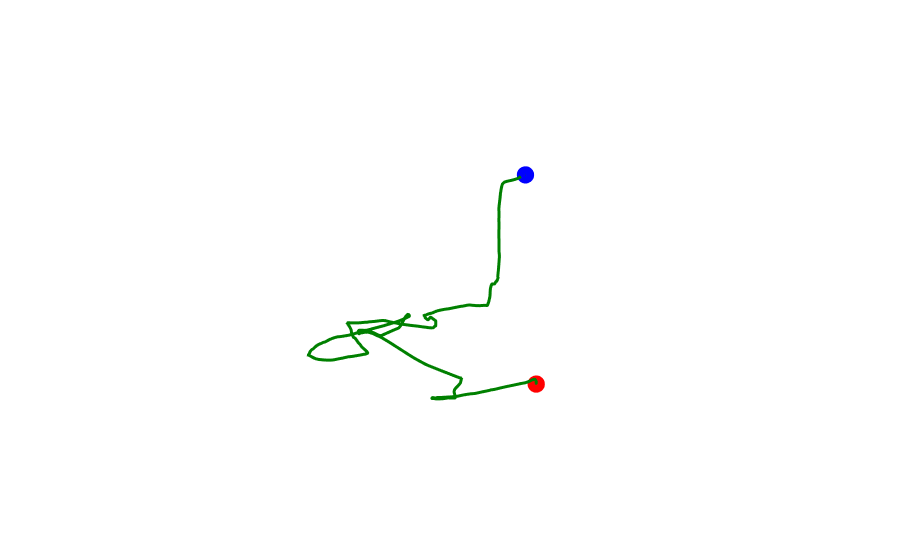

This figure's notebook cell:
### Code cell
fig=plot3d('demo_129')

### Figure 1 — Plotly figure (JSON) as saved in the notebook; plotly's stock layout.template omitted (floating-point values rounded to 4 significant figures; data arrays with more than 128 entries replaced by an {"elided": "..."} marker saying what was removed)
{"data": [{"line": {"color": "green", "width": 6}, "marker": {"size": 3}, "mode": "lines", "type": "scatter3d", "x": {"elided": "800 float values"}, "y": {"elided": "800 float values"}, "z": {"elided": "800 float values"}}, {"marker": {"color": "blue", "size": 6}, "mode": "markers", "type": "scatter3d", "x": [0.0003383], "y": [0.1098], "z": [0.2082]}, {"marker": {"color": "red", "size": 6}, "mode": "markers", "type": "scatter3d", "x": [0.112], "y": [0.236], "z": [0.002521]}], "layout": {"paper_bgcolor": "rgba(0, 0, 0, 0)", "plot_bgcolor": "rgba(0, 0, 0, 0)", "scene": {"xaxis": {"visible": false}, "yaxis": {"visible": false}, "zaxis": {"visible": false}}, "showlegend": false}}
